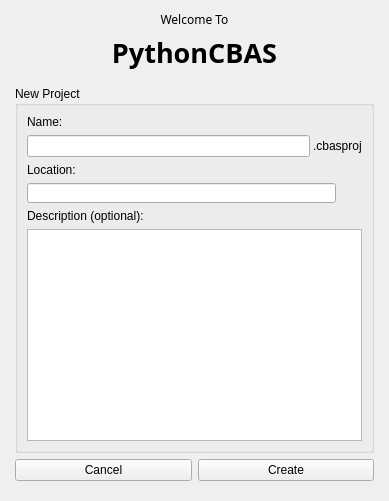
<?xml version="1.0" encoding="UTF-8"?>
<ui version="4.0">
 <class>Lobby</class>
 <widget class="QDialog" name="Lobby">
  <property name="geometry">
   <rect>
    <x>0</x>
    <y>0</y>
    <width>389</width>
    <height>501</height>
   </rect>
  </property>
  <property name="windowTitle">
   <string>Dialog</string>
  </property>
  <layout class="QVBoxLayout" name="verticalLayout">
   <property name="leftMargin">
    <number>6</number>
   </property>
   <property name="rightMargin">
    <number>6</number>
   </property>
   <item>
    <widget class="QLabel" name="label">
     <property name="font">
      <font>
       <family>Nunito</family>
      </font>
     </property>
     <property name="text">
      <string>Welcome To</string>
     </property>
     <property name="alignment">
      <set>Qt::AlignCenter</set>
     </property>
    </widget>
   </item>
   <item>
    <widget class="QLabel" name="label_2">
     <property name="font">
      <font>
       <family>Nunito</family>
       <pointsize>20</pointsize>
       <bold>true</bold>
      </font>
     </property>
     <property name="text">
      <string>PythonCBAS</string>
     </property>
     <property name="alignment">
      <set>Qt::AlignCenter</set>
     </property>
    </widget>
   </item>
   <item>
    <widget class="QStackedWidget" name="mainStack">
     <property name="currentIndex">
      <number>1</number>
     </property>
     <widget class="QWidget" name="StartPage">
      <layout class="QVBoxLayout" name="verticalLayout_2">
       <property name="leftMargin">
        <number>18</number>
       </property>
       <property name="rightMargin">
        <number>18</number>
       </property>
       <item>
        <widget class="QLabel" name="label_3">
         <property name="sizePolicy">
          <sizepolicy hsizetype="Preferred" vsizetype="Fixed">
           <horstretch>0</horstretch>
           <verstretch>0</verstretch>
          </sizepolicy>
         </property>
         <property name="font">
          <font>
           <family>Nunito</family>
           <pointsize>16</pointsize>
           <bold>true</bold>
          </font>
         </property>
         <property name="text">
          <string>START</string>
         </property>
        </widget>
       </item>
       <item>
        <widget class="QPushButton" name="newProjectButton">
         <property name="text">
          <string>New Project</string>
         </property>
        </widget>
       </item>
       <item>
        <widget class="QPushButton" name="openProjectButton">
         <property name="text">
          <string>Open Project</string>
         </property>
        </widget>
       </item>
       <item>
        <widget class="QLabel" name="label_4">
         <property name="sizePolicy">
          <sizepolicy hsizetype="Preferred" vsizetype="Fixed">
           <horstretch>0</horstretch>
           <verstretch>0</verstretch>
          </sizepolicy>
         </property>
         <property name="font">
          <font>
           <family>Nunito</family>
           <pointsize>16</pointsize>
           <bold>true</bold>
          </font>
         </property>
         <property name="text">
          <string>RECENT</string>
         </property>
        </widget>
       </item>
       <item>
        <widget class="QListView" name="recentProjectsList">
         <property name="autoFillBackground">
          <bool>true</bool>
         </property>
        </widget>
       </item>
      </layout>
     </widget>
     <widget class="QWidget" name="NewProjectPage">
      <layout class="QVBoxLayout" name="verticalLayout_4">
       <item>
        <widget class="QGroupBox" name="groupBox">
         <property name="title">
          <string>New Project</string>
         </property>
         <layout class="QVBoxLayout" name="verticalLayout_3">
          <item>
           <widget class="QLabel" name="label_5">
            <property name="sizePolicy">
             <sizepolicy hsizetype="Preferred" vsizetype="Minimum">
              <horstretch>0</horstretch>
              <verstretch>0</verstretch>
             </sizepolicy>
            </property>
            <property name="text">
             <string>Name:</string>
            </property>
           </widget>
          </item>
          <item>
           <layout class="QHBoxLayout" name="horizontalLayout_3">
            <property name="spacing">
             <number>3</number>
            </property>
            <item>
             <widget class="QLineEdit" name="projectNameField"/>
            </item>
            <item>
             <widget class="QLabel" name="label_7">
              <property name="text">
               <string>.cbasproj</string>
              </property>
             </widget>
            </item>
           </layout>
          </item>
          <item>
           <widget class="QLabel" name="label_6">
            <property name="sizePolicy">
             <sizepolicy hsizetype="Preferred" vsizetype="Minimum">
              <horstretch>0</horstretch>
              <verstretch>0</verstretch>
             </sizepolicy>
            </property>
            <property name="text">
             <string>Location:</string>
            </property>
           </widget>
          </item>
          <item>
           <layout class="QHBoxLayout" name="horizontalLayout_2">
            <item>
             <widget class="QLineEdit" name="projectLocationField">
              <property name="minimumSize">
               <size>
                <width>0</width>
                <height>18</height>
               </size>
              </property>
             </widget>
            </item>
            <item>
             <widget class="QPushButton" name="projectLocationButton">
              <property name="maximumSize">
               <size>
                <width>20</width>
                <height>20</height>
               </size>
              </property>
              <property name="text">
               <string/>
              </property>
              <property name="icon">
               <iconset>
                <normaloff>../icons/folder.png</normaloff>../icons/folder.png</iconset>
              </property>
              <property name="iconSize">
               <size>
                <width>18</width>
                <height>18</height>
               </size>
              </property>
              <property name="flat">
               <bool>true</bool>
              </property>
             </widget>
            </item>
           </layout>
          </item>
          <item>
           <widget class="QLabel" name="label_8">
            <property name="text">
             <string>Description (optional):</string>
            </property>
           </widget>
          </item>
          <item>
           <widget class="QPlainTextEdit" name="descriptionTextEdit"/>
          </item>
         </layout>
        </widget>
       </item>
       <item>
        <layout class="QHBoxLayout" name="horizontalLayout">
         <item>
          <widget class="QPushButton" name="cancelButton">
           <property name="text">
            <string>Cancel</string>
           </property>
          </widget>
         </item>
         <item>
          <widget class="QPushButton" name="createProjectButton">
           <property name="text">
            <string>Create</string>
           </property>
          </widget>
         </item>
        </layout>
       </item>
      </layout>
     </widget>
    </widget>
   </item>
  </layout>
 </widget>
 <resources/>
 <connections/>
</ui>
